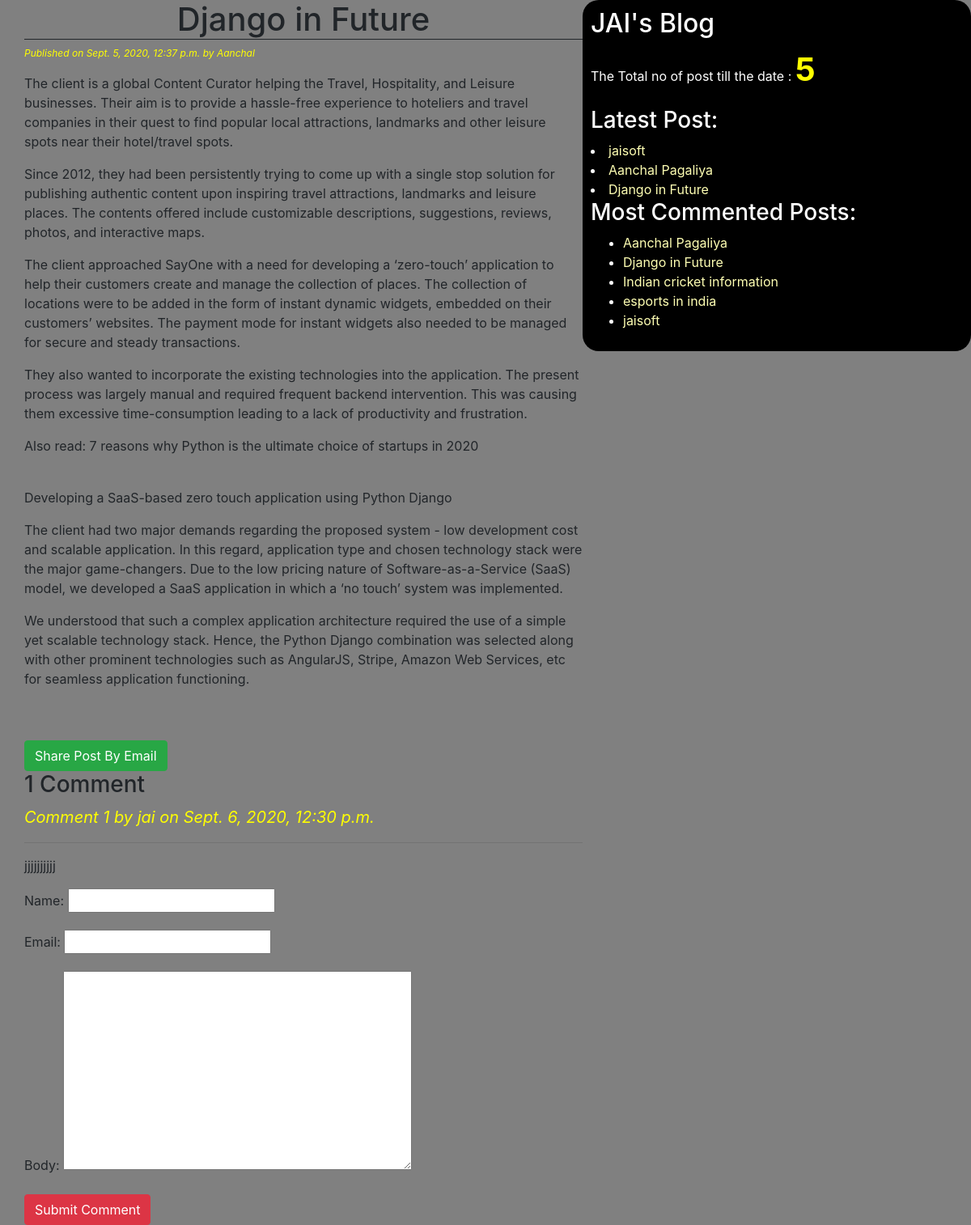
/2020/09/05/django-future/, run on the app's committed database.
### blogapp/models.py (models this page shows, shortened)
class Post(models.Model):
    STATUS_CHOICES=(('draft', 'Draft'), ('published', 'Published'))
    title=models.CharField(max_length=256)
    slug=models.SlugField(max_length=256, unique_for_date='publish')
    author=models.ForeignKey(User, related_name='blog_posts', on_delete=models.CASCADE)
    body=models.TextField()
    publish=models.DateTimeField(default=timezone.now)
    created=models.DateTimeField(auto_now_add=True)
    updated = models.DateTimeField(auto_now=True)
    status=models.CharField(max_length=10, choices=STATUS_CHOICES, default='draft')
    objects=CustomManager()
    tags= TaggableManager()
    class Meta:
        ordering = ('-publish',)
    def get_absolute_url(self):
        return reverse('post_detail', args=[self.publish.year, self.publish.strftime('%m'), self.publish.strftime('%d'), self.slug]
        )

class Comment(models.Model):
    post=models.ForeignKey(Post,related_name='comments',on_delete=models.CASCADE)
    name=models.CharField(max_length=32)
    email= models.EmailField()
    body= models.TextField()
    created=models.DateTimeField(auto_now_add=True)
    updated=models.DateTimeField(auto_now=True)
    active= models.BooleanField(default=True)
    class Meta:
        ordering=('-created',)

### blogapp/views.py (the view, shortened to what this page needs)
# urls.py: path('<int:year>/<int:month>/<int:day>/<slug:post>/',views.post_detail_view,name='post_detail'),
def post_detail_view(request,year,month,day,post):
    post=get_object_or_404(Post,slug=post,status='published',publish__year=year,publish__month=month,publish__day=day)
    comments=post.comments.filter(active=True)
    csubmit=False
    form = CommentForm(request.POST or None)
    return render(request,'blog/post_detail.html',{'post':post,'form':form,'csubmit':csubmit,'comments':comments})

### blogapp/forms.py
class CommentForm(forms.ModelForm):
    class Meta:
        model=Comment
        fields=['name','email','body']

### blogapp/models.py (called while the page is built)
    def get_queryset(self):
        return super().get_queryset().filter(status='published')

### blogapp/templatetags/blog_tags.py (called while the page is built)
@register.simple_tag(name='my_tag')
def total_posts():
    return Post.objects.count()

@register.inclusion_tag('blog/latest_post123.html')
def show_latest_posts():
    latest_posts=Post.objects.order_by('-publish')[:3]
    return {'latest_posts':latest_posts}

@register.simple_tag
def get_most_commented_posts(count=5):
    return Post.objects.annotate(total_comments=Count('comments')).order_by('-total_comments')[:count]

### templates/blog/post_detail.html (shortened to what this page needs)
<!DOCTYPE html>
{%extends 'blog/base.html'%}
{%block content%}
<h1>{{post.title}}</h1>
<p id="date" > Published on {{post.publish}} by {{post.author|title}}</p>
{{post.body|linebreaks}}<br><br>
<a href="/{{post.id}}/share" class="btn btn-success">Share Post By Email</a>
{% with comments.count as comments_count%}
<h3>{{comments_count}} Comment {{Comments_count|pluralize}}</h3>
{%endwith%}
{%if comments%}
{%for comment in comments%}
<p class="ch"> Comment {{forloop.counter}} by {{comment.name}} on {{comment.created}} </p><hr>
<div class="cb">
     {{comment.body|linebreaks}}</div>
{%endfor%}
{%else%}
<p>There are no Comments</p>
{%endif%}
{%if csubmit%}
<h2>Your Comment is added successful</h2>
{%else%}
<form method="post">
    {{form.as_p}}
    <input type="submit" class="btn btn-danger" value="Submit Comment">
</form>
{%endif%}
{%endblock%}

### templates/blog/base.html (shortened to what this page needs)
<!DOCTYPE html>
{%load blog_tags%}
{%load static%}
<html lang="en" dir="ltr">
  <head>
      <link rel="stylesheet" href="https://stackpath.bootstrapcdn.com/bootstrap/4.5.2/css/bootstrap.min.css">
      <link rel="stylesheet" href="{%static 'css/blog.css'%}">
  </head>
  <body>
  <div class="content">
      {%block content%}
      {%endblock%}
  </div>
  <div class="sidebar">
      <h2>JAI's Blog</h2>
      <p>The Total no of post till the date : <span id="pcount">{%my_tag%}</span></p>
      <h3>Latest Post:</h3>{%show_latest_posts%}
      <h3>Most Commented Posts:</h3>
      {%get_most_commented_posts as most_commented_posts%}
          <ul>
              {%for post in most_commented_posts%}
          <li><a href="{{post.get_absolute_url}}">{{post.title}}</a></li>
          {%endfor%}
          </ul>
  </div>
  </body>
</html>

### templates/blog/latest_post123.html (shortened to what this page needs)
<a>
    {%for post in latest_posts%}
    <li><a href="{{post.get_absolute_url}}" >{{post.title}}</a></li>
    {%endfor%}

### static/css/blog.css (style rules this page uses)
.content { width:60%; float: left; padding: 0 0 0 30px; }
.sidebar { width:40%; float:right; padding: 10px; background : #000; color:white; height:100%; border-radius: 20px; }
h1 { text-align:center; border-bottom:1px solid; }
body { background:grey; }
#date { color:yellow; font-size:12px; font-style:italic; }
a { color:#ffffb3; }
.ch { color:yellow; font-size: 20px; font-style: italic; border-bottom: 2px sollid yellow; }
#pcount { font-size: 40px; color: yellow; font-weight: bold; }

### data on the page
Post: title "Django in Future", publish "Sept. 5, 2020, 12:37 p.m.", author "Aanchal", body "The client is a global Content Curator helping the Travel, Hospitality, and Leisure businesses. Their aim is to provide a hassle-free experience to hoteliers and travel companies in their quest to find popular local attractions, landmarks and other leisure spots near their hotel/travel spots. Since 2012, they had been persistently trying to come up with a single stop solution for publishing authentic content upon inspiring travel attractions, landmarks and leisure places. The contents offered include customizable descriptions, suggestions, reviews, photos, and interactive maps. The client approached SayOne with a need for developing a ‘zero-touch’ application to help their customers create…"
Comment: name "jai", created "Sept. 6, 2020, 12:30 p.m.", body "jjjjjjjjjj"
Post: title "jaisoft"
Post: title "Aanchal Pagaliya"
Post: title "Indian cricket information"
Post: title "esports in india"

### other printed values
{{ comments_count }} "1"
